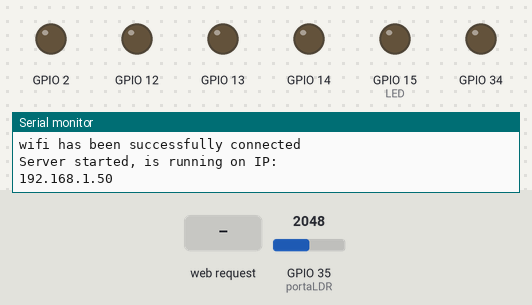
Simulated run of this sketch. Board: ESP32. Parts: output pins drawn as LEDs (lit = HIGH), the last lines printed to the serial monitor. Inputs (shaded band) come from the test bench; at power-on: GPIO 35 (portaLDR) = 2048. WiFi joins after 1.5 s; servers stay silent unless stated.

Above: at 2.8 s.
2.9 s: GPIO 35 (portaLDR) set to 1839
4.4 s: GPIO 35 (portaLDR) set to 1762
At 5.3 s:
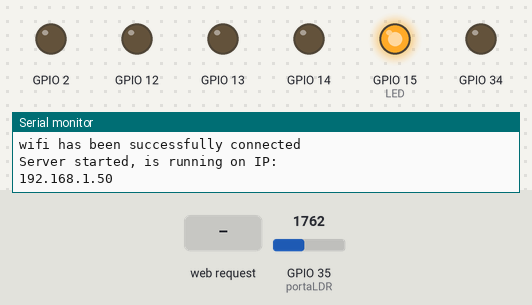
5.9 s: HTTP request GET /LDR received
At 7.2 s:
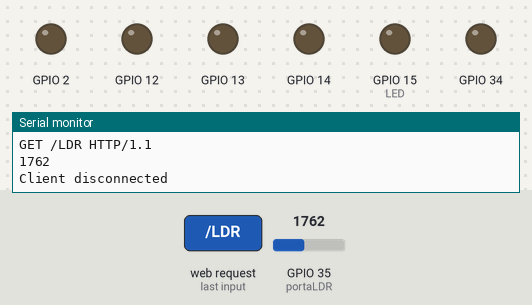
Timing chart, 0 to 8.9 s (numbered marks = the images above; inputs shaded):
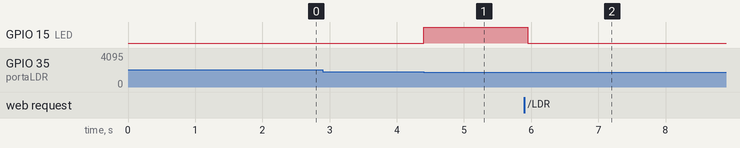

Measured:
- the behaviour switches between 1801 and 1800 on GPIO 35 (portaLDR) (found by bisection; images 0 and 1)
- after the input at 2.9 s, every drawn part: stays the same
- after the input at 4.4 s, GPIO 15 (LED): LOW → HIGH at once
- after the input at 5.9 s, GPIO 15 (LED): HIGH → LOW after 0.05 s

The sketch:

TCIC.ino
```cpp
#include <WiFi.h>
//arest

//WIFI CONNECTION
const char* newtworkName = "108_2";
const char* networkPass = "ufsj_cap_2018";

// Create an instance of the server
// specify the port to listen on as an argument
WiFiServer server(8080);
const int portaLDR = GPIO_NUM_35;
const int LED = 15;
bool LDR = true;
int lightVal;   // light reading

void setup() {
  Serial.begin(115200);
  delay(10);
  Serial.println("Welcome to debug mode for Automation System\n");
  pinMode(portaLDR,INPUT);
  pinMode(LED, OUTPUT);
  delay(100);
  int freq = 5000;
  int resolution = 8;
  ledcSetup(1, freq, resolution);
  ledcSetup(2, freq, resolution);
  ledcSetup(3, freq, resolution);
  ledcSetup(4, freq, resolution);
  ledcSetup(5, freq, resolution);


  //just for tests
  ledcAttachPin(14, 3);
  ledcAttachPin(12, 1);
  ledcAttachPin(13, 2);
  ledcAttachPin(2, 4);
  ledcAttachPin(34, 5);
  ledcWrite(1, 0);
  ledcWrite(2, 0);
  ledcWrite(3, 0);
  ledcWrite(4, 0);
  ledcWrite(5, 0);

  // Connect to WiFi network
  Serial.print("Trying Connecting to newtork: ");
  Serial.print(newtworkName);
  WiFi.mode(WIFI_STA);
  WiFi.begin(newtworkName, networkPass);

  while (WiFi.status() != WL_CONNECTED) {
    delay(500);
    Serial.print("\nStill not connected :/\n");
  }
  Serial.println("wifi has been successfully connected");

  // Start the server
  server.begin();
  Serial.println("Server started, is running on IP: ");
  Serial.println( WiFi.localIP());

}


void loop() {
  lightVal = analogRead(portaLDR);
  //Serial.println(lightVal);
  if((lightVal <= 1800) && LDR==true ){
    digitalWrite(LED,HIGH);
  }else{
    digitalWrite(LED,LOW);
  }

  WiFiClient client = server.available();
  if (!client) {
    return;
  }

  while (!client.available()) {
    //waiting while there is no client
    delay(10);
  }
  // Read the first line of the request
  String req = client.readStringUntil('\r');
  Serial.println(req);
  client.flush();
  delay(50);
  // Match the request
  String val;
  String portNumber;
  String s;


if (req.indexOf("/LDR") != -1) {
  LDR = !LDR;
  val = lightVal;
  Serial.println(val);
  Serial.println("Client disconnected");
}

if (req.indexOf("/digital/write") != -1) {

    String cleanUrl = getCleanURL(req);
    ///write/digital/ has 14 caracteres
    String portNumberAndAction =  cleanUrl.substring(15);
    String action = portNumberAndAction.substring(3, 4);
    String portNumber = portNumberAndAction.substring(0, 2);
    String color = portNumberAndAction.substring(5, 8);
    Serial.print("PortNumberAndAction: ");
    Serial.println(portNumberAndAction);

    Serial.print("portNumber: ");
    Serial.println(portNumber);

    Serial.print("action: ");
    Serial.println(action);

    Serial.print("Color: ");
    Serial.println(color);
    if(portNumber.toInt() == 12){
      //relay light is inverted
      if(action.toInt() == 1) {
        ledcWrite(1, color.toInt());

      }
      else {
        ledcWrite(1, 0);
      }
    }
    if(portNumber.toInt() == 13){
      //relay light is inverted
      if(action.toInt() == 1) {
        ledcWrite(2, color.toInt());
      }
      else {
        ledcWrite(2, 0);
      }
    }
    if(portNumber.toInt() == 14){
      //relay light is inverted
      if(action.toInt() == 1) {
        ledcWrite(3, color.toInt());
      }
      else {
        ledcWrite(3, 0);
      }
    }
    if(portNumber.toInt() == 2){
      //relay light is inverted
      if(action.toInt() == 1) {
        ledcWrite(4, 255);
      }
      else {
        ledcWrite(4, 0);
      }
    }
       if(portNumber.toInt() == 25){
      //relay light is inverted
      if(action.toInt() == 1) {
        ledcWrite(6, 255);
      }
      else {
        ledcWrite(6, 0);
      }
    }
        if(portNumber.toInt() == 34){
      //relay light is inverted
      if(action.toInt() == 1) {
        ledcWrite(5, 255);
      }
      else {
        ledcWrite(5, 0);
      }
    }
  }


  // The client will actually be disconnected
  // when the function returns and 'client' object is detroyed
}

String getCleanURL(String url) {
  //is something like 'POST /changeServo/5 HTTP/1.1'
  int firstSpace = url.indexOf(" ");
  int secondSpace = url.lastIndexOf(" ");
  //and returns something like '/changeServo/5'
  return url.substring(firstSpace + 1, secondSpace);
}
```
